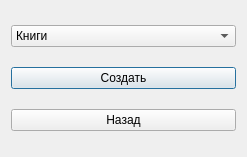
<?xml version="1.0" encoding="UTF-8"?>
<ui version="4.0">
 <class>Create</class>
 <widget class="QDialog" name="Create">
  <property name="geometry">
   <rect>
    <x>0</x>
    <y>0</y>
    <width>247</width>
    <height>157</height>
   </rect>
  </property>
  <property name="windowTitle">
   <string>Dialog</string>
  </property>
  <layout class="QVBoxLayout" name="verticalLayout">
   <item>
    <widget class="QComboBox" name="choose">
     <item>
      <property name="text">
       <string>Книги</string>
      </property>
     </item>
     <item>
      <property name="text">
       <string>Учебники</string>
      </property>
     </item>
     <item>
      <property name="text">
       <string>Канцелярия</string>
      </property>
     </item>
    </widget>
   </item>
   <item>
    <widget class="QPushButton" name="create">
     <property name="text">
      <string>Создать</string>
     </property>
    </widget>
   </item>
   <item>
    <widget class="QPushButton" name="back">
     <property name="text">
      <string>Назад</string>
     </property>
    </widget>
   </item>
  </layout>
 </widget>
 <resources/>
 <connections/>
</ui>
